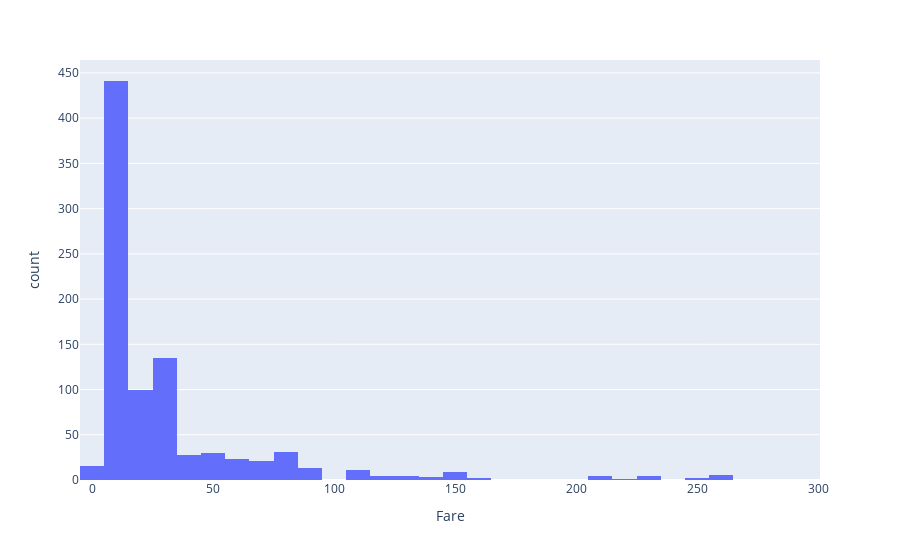

Notebook code for this chart:
### Code cell
px.histogram(df, x='Fare')

### Figure 1 — Plotly figure (JSON) as saved in the notebook; plotly's stock layout.template omitted (floating-point values rounded to 4 significant figures; data arrays with more than 128 entries replaced by an {"elided": "..."} marker saying what was removed)
{"data": [{"alignmentgroup": "True", "bingroup": "x", "hovertemplate": "Fare=%{x}<br>count=%{y}<extra></extra>", "legendgroup": "", "marker": {"color": "#636efa", "pattern": {"shape": ""}}, "name": "", "offsetgroup": "", "orientation": "v", "showlegend": false, "type": "histogram", "x": {"elided": "891 float values"}, "xaxis": "x", "yaxis": "y"}], "layout": {"autosize": true, "barmode": "relative", "legend": {"tracegroupgap": 0}, "margin": {"t": 60}, "xaxis": {"anchor": "y", "autorange": false, "domain": [0, 1], "range": [-5, 300.8], "title": {"text": "Fare"}, "type": "linear"}, "yaxis": {"anchor": "x", "autorange": false, "domain": [0, 1], "range": [0, 464.3], "title": {"text": "count"}}}}
